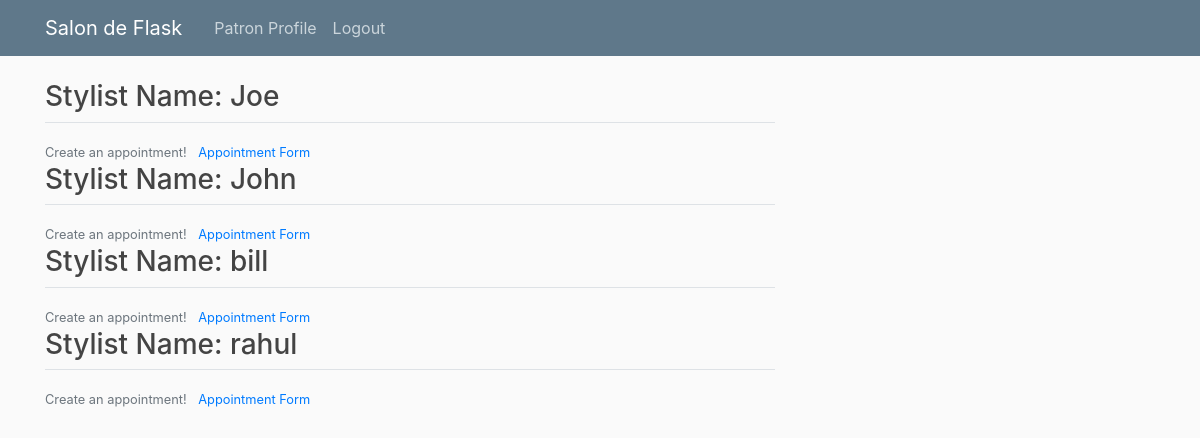
The page /patron_profile (signed in) on the database its author committed.
### flaskblog/models.py (models this page shows, shortened)
class User(db.Model, UserMixin):
    id = db.Column(db.Integer, primary_key=True)
    username = db.Column(db.String(20), unique=True, nullable=False)
    account_type = db.Column(db.String(120), unique=False, nullable=False)
    password = db.Column(db.String(60), nullable=False)

### flaskblog/routes.py (the view)
@app.route("/patron_profile", methods=['GET', 'POST'])
@login_required
def patron_profile():
    stylists = []
    users = User.query.all()
    for user in users:
        if(user.account_type == "stylist"):
            stylists.append(user)
    return render_template('patron_profile.html',stylists=stylists)

### flaskblog/models.py (called while the page is built)
@login_manager.user_loader
def load_user(user_id):
    return User.query.get(int(user_id))

### flaskblog/templates/patron_profile.html
{% extends "layout.html" %}
{% block content %}
 {% for stylist in stylists %}
        	<a href="{{url_for('style_profile', my_username=stylist.username) }}"><h3>Stylist Name: {{stylist.username}}</h3></a>
        	<div class="border-top pt-3">
        <small class="text-muted">
            Create an appointment! <a class="ml-2" href="{{ url_for('new_appointment') }}">Appointment Form</a>
        </small>
    </div>
    {% endfor %}
{% endblock content %}

### flaskblog/static/main.css (style rules this page uses)
body { background: #fafafa; color: #333333; margin-top: 5rem; }
h1, h2, h3, h4, h5, h6 { color: #444444; }

### rows shown on the page
User: username "Joe"
User: username "John"
User: username "bill"
User: username "rahul"
